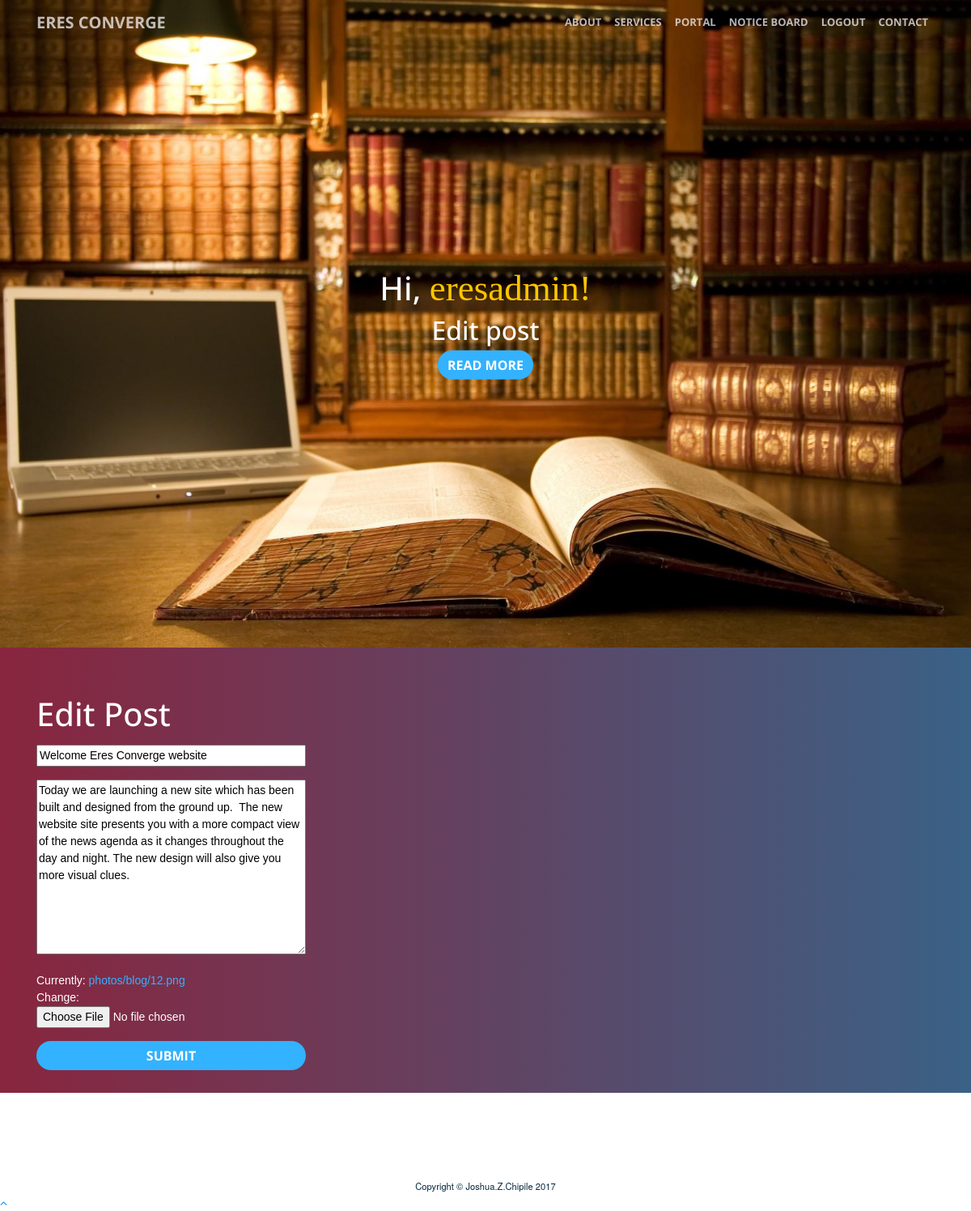
The page /board/post/1/edit/ (signed in) on the database its author committed.
### eresapp/models.py (models this page shows, shortened)
class Post(models.Model):
    user = models.ForeignKey(settings.AUTH_USER_MODEL, default=1)
    Title = models.CharField(max_length=200)
    Text = models.TextField()
    BlogImages = models.FileField(upload_to='photos/blog/', blank=False, null=True)
    CreatedDate = models.DateTimeField(
        default=timezone.now
    )
    PublishedDate = models.DateTimeField(
        blank=True, null=True
    )

### eresapp/views.py (the view)
# urls.py: url(r'^board/post/(?P<pk>\d+)/edit/$', views.PostEdit, name='PostEdit'),
@login_required(login_url='login')
def PostEdit(request, pk):
    post = get_object_or_404(Post, pk=pk)
    if request.method == "POST":
        form = PostForm(request.POST, instance=post)
        if form.is_valid():
            post = form.save(commit=False)
            post.author = request.user
            post.published_date = timezone.now()
            post.save()
            return redirect('PostDetail', pk=post.pk)
    else:
        form = PostForm(instance=post)
    return render(request, 'site/post_edit.html', {'form': form})

### eresapp/forms.py
class PostForm(forms.ModelForm):
    class Meta:
        model = Post
        fields = ('Title', 'Text', 'BlogImages')

### eresapp/templates/site/post_edit.html (shortened to what this page needs)
{% extends 'site/base2.html' %}
{% block content %}
    <header class="masthead">
        <div class="header-content">
              <div class="container">
                <div class="section-content">
          				<h1 class="section-header">Hi, <span class="content-header wow fadeIn " data-wow-delay="0.2s" data-wow-duration="2s">{{user.username}}!</span></h1>
                  <h2>Edit post</h2>
                  <a href="#contacts">  <button class="btn btn-primary" >Read More</button></a>
                </div>
              </div>
            </div>
    </header>
    <section  id="contacts">
                  <div class="container">
                  <h1 class="section-header">Edit Post</h1>
                  <div style="width:30%">
                      <form method="POST" class="post-form">
                          {% for field in form %}
                          <div class="form-group">
                              {{field}}
                          </div>
                          {% endfor %}
                          <button class="btn btn-primary" style="width:100%"> Submit</button>
                  </div>
              </div>
    </section>
    <section>
    </section>
    <footer class="sticky-footer">
      <div class="container">
        <div class="text-center">
          <small>Copyright © Joshua.Z.Chipile 2017</small>
        </div>
      </div>
      <a class="scroll-to-top rounded" href="#page-top">
        <i class="fa fa-angle-up"></i>
      </a>
    </footer>
{% endblock %}

### eresapp/templates/site/base2.html (shortened to what this page needs)
{% load static %}
<!DOCTYPE html>
<html lang="en">
  <head>
      <link href="{% static 'css/css/bootstrap.min.css' %}" rel="stylesheet">
    <link href="{% static 'css/font-awesome.min.css' %}" rel="stylesheet" type="text/css">
  <link rel="stylesheet" href='{% static "css/magnific-popup.css"  %}'>
  <link rel="stylesheet" href='{% static "css/creative.min.css"  %}'>
    <link rel="stylesheet" href='{% static "css/main.css"  %}'>
  </head>
  <body id="page-top">
      <nav class="navbar navbar-expand-lg navbar-light fixed-top" id="mainNav">
          <div class="container">
            <a class="navbar-brand js-scroll-trigger" href="{% url 'home' %}">Eres Converge</a>
            <div class="collapse navbar-collapse" id="navbarResponsive">
              <ul class="navbar-nav ml-auto">
                <li class="nav-item">
                  <a class="nav-link js-scroll-trigger" href="{% url 'home'  %}#about">About</a>
                </li>
                <li class="nav-item">
                  <a class="nav-link js-scroll-trigger" href="{% url 'home'  %}#services">Services</a>
                </li>
                <li class="nav-item">
                  <a class="nav-link js-scroll-trigger" href="{% url 'dashboard' %}">Portal</a>
                </li>
                <li class="nav-item">
                  <a class="nav-link js-scroll-trigger" href="{% url 'post_list' %}">Notice Board</a>
                </li>
{% if user.is_authenticated %}
  		<li class="nav-item">
                  <a class="nav-link js-scroll-trigger" href="{% url 'logout' %}">Logout</a>
                </li>
{% endif %}
                <li class="nav-item">
                  <a class="nav-link js-scroll-trigger" href="{% url 'home'  %}#directions">Contact</a>
                </li>
              </ul>
            </div>
          </div>
        </nav>
      {% block content %}
      {% endblock %}
        </body>
</html>

### static/css/main.css (style rules this page uses)
body { color: #06283e; font-size: 14px; }
.post-form textarea, .post-form input { width: 100%; }
.content-header { font-family: 'Oleo Script', cursive; color:#fcc500; font-size: 45px; }
.section-content { text-align: center; }
#contacts { font-family: 'Teko', sans-serif; padding-top: 60px; margin-bottom: -8%; width: 100%; width: 100vw; height: 550px; background: #3a6186; background: -webkit-linear-gradient(to left, #3a6186 , #89253e); background: linear-gradient(to left, #3a6186 , #89253e); color : #fff; }
.form-group { margin-top: 10px; }
ul { padding-left: 35%; }
li { font-size: 16px; text-align: left; }
.fa { color: #008cff; }

### rows shown on the page
Post: form "Welcome Eres Converge website" "Today we are launching a new site which has been built and designed from the ground up. The new website site presents you with a more compact view of the news agenda as it changes throughout the day and night. The new design will also give you more visual clues."

### other values the page prints
{{ user.username }} "eresadmin"
